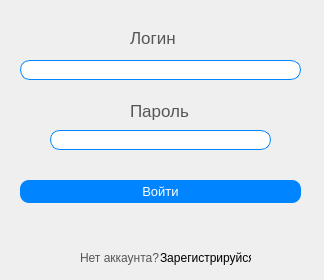
<?xml version="1.0" encoding="UTF-8"?>
<ui version="4.0">
 <class>Form</class>
 <widget class="QWidget" name="Form">
  <property name="geometry">
   <rect>
    <x>0</x>
    <y>0</y>
    <width>324</width>
    <height>280</height>
   </rect>
  </property>
  <property name="windowTitle">
   <string>Form</string>
  </property>
  <widget class="QLabel" name="label_2">
   <property name="geometry">
    <rect>
     <x>130</x>
     <y>100</y>
     <width>61</width>
     <height>21</height>
    </rect>
   </property>
   <property name="font">
    <font>
     <pointsize>13</pointsize>
    </font>
   </property>
   <property name="styleSheet">
    <string notr="true">color: #565656;</string>
   </property>
   <property name="text">
    <string>Пароль</string>
   </property>
  </widget>
  <widget class="QLineEdit" name="lineEdit_4">
   <property name="geometry">
    <rect>
     <x>50</x>
     <y>130</y>
     <width>221</width>
     <height>20</height>
    </rect>
   </property>
   <property name="styleSheet">
    <string notr="true">border: 1px solid rgb(0, 132, 255);
border-radius: 10px;</string>
   </property>
  </widget>
  <widget class="QLineEdit" name="lineEdit_3">
   <property name="geometry">
    <rect>
     <x>20</x>
     <y>60</y>
     <width>281</width>
     <height>20</height>
    </rect>
   </property>
   <property name="styleSheet">
    <string notr="true">border: 1px solid rgb(0, 132, 255);
border-radius: 10px;</string>
   </property>
  </widget>
  <widget class="QPushButton" name="pushButton">
   <property name="geometry">
    <rect>
     <x>20</x>
     <y>180</y>
     <width>281</width>
     <height>23</height>
    </rect>
   </property>
   <property name="font">
    <font>
     <family>MS Shell Dlg 2</family>
     <pointsize>10</pointsize>
    </font>
   </property>
   <property name="styleSheet">
    <string notr="true">QPushButton {
	background-color: rgb(0, 132, 255);
	border-radius: 9px;
	color: #fff;
}

QPushButton:hover {
	background-color: rgb(0, 166, 255);
}
</string>
   </property>
   <property name="text">
    <string>Войти</string>
   </property>
  </widget>
  <widget class="QLabel" name="label">
   <property name="geometry">
    <rect>
     <x>130</x>
     <y>30</y>
     <width>61</width>
     <height>16</height>
    </rect>
   </property>
   <property name="font">
    <font>
     <pointsize>13</pointsize>
    </font>
   </property>
   <property name="styleSheet">
    <string notr="true">color: #565656;</string>
   </property>
   <property name="text">
    <string>Логин</string>
   </property>
  </widget>
  <widget class="QLabel" name="label_3">
   <property name="geometry">
    <rect>
     <x>80</x>
     <y>250</y>
     <width>81</width>
     <height>16</height>
    </rect>
   </property>
   <property name="styleSheet">
    <string notr="true">color: #565656;</string>
   </property>
   <property name="text">
    <string>Нет аккаунта? </string>
   </property>
  </widget>
  <widget class="QLabel" name="label_4">
   <property name="geometry">
    <rect>
     <x>160</x>
     <y>250</y>
     <width>91</width>
     <height>16</height>
    </rect>
   </property>
   <property name="styleSheet">
    <string notr="true">QLabel:hover {
	color: blue;
}</string>
   </property>
   <property name="text">
    <string>Зарегистрируйся!</string>
   </property>
  </widget>
 </widget>
 <resources/>
 <connections/>
</ui>
